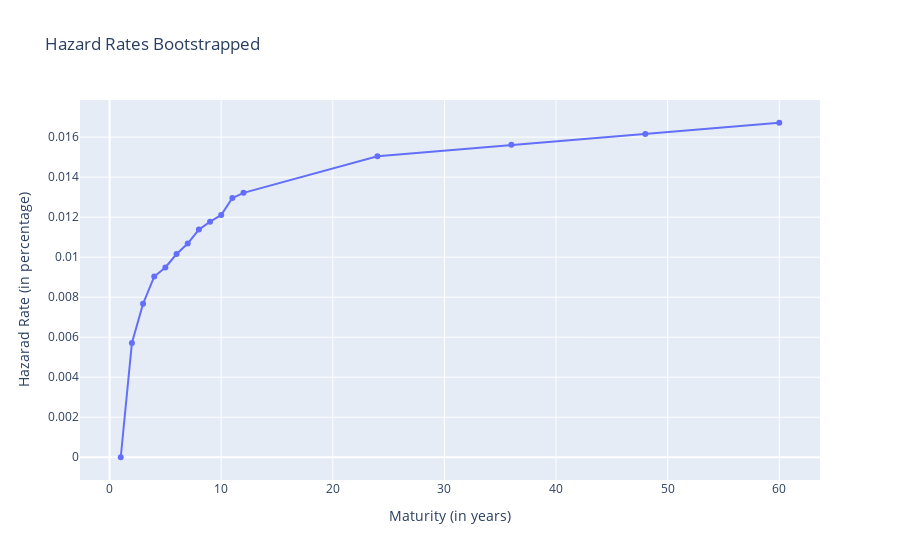

The notebook cell saved with this chart:
### Code cell
#Plotting Hazard Rates for different maturities
x=maturities_CDS
hazard_rates=[]
for i in range(len(survival_curve_bootstrap)):
    hazard_rates.append(math.log(survival_curve_bootstrap[i])/(-maturities_CDS[i]/12))

import plotly
import plotly.graph_objs as go

fig = go.Figure(data=go.Scatter(x=x, y=hazard_rates, line_shape='linear'))
fig.update_layout(title='Hazard Rates Bootstrapped',
                   xaxis_title='Maturity (in years)',
                   yaxis_title='Hazarad Rate (in percentage)')
fig.show()

### Figure 1 — Plotly figure (JSON) as saved in the notebook; plotly's stock layout.template omitted (floating-point values rounded to 4 significant figures)
{"data": [{"line": {"shape": "linear"}, "type": "scatter", "x": [1, 2, 3, 4, 5, 6, 7, 8, 9, 10, 11, 12, 24, 36, 48, 60], "y": [0, 0.005712, 0.007674, 0.009034, 0.009485, 0.01016, 0.01068, 0.01138, 0.01177, 0.01211, 0.01296, 0.01322, 0.01505, 0.01562, 0.01616, 0.01672]}], "layout": {"title": {"text": "Hazard Rates Bootstrapped"}, "xaxis": {"title": {"text": "Maturity (in years)"}}, "yaxis": {"title": {"text": "Hazarad Rate (in percentage)"}}}}
